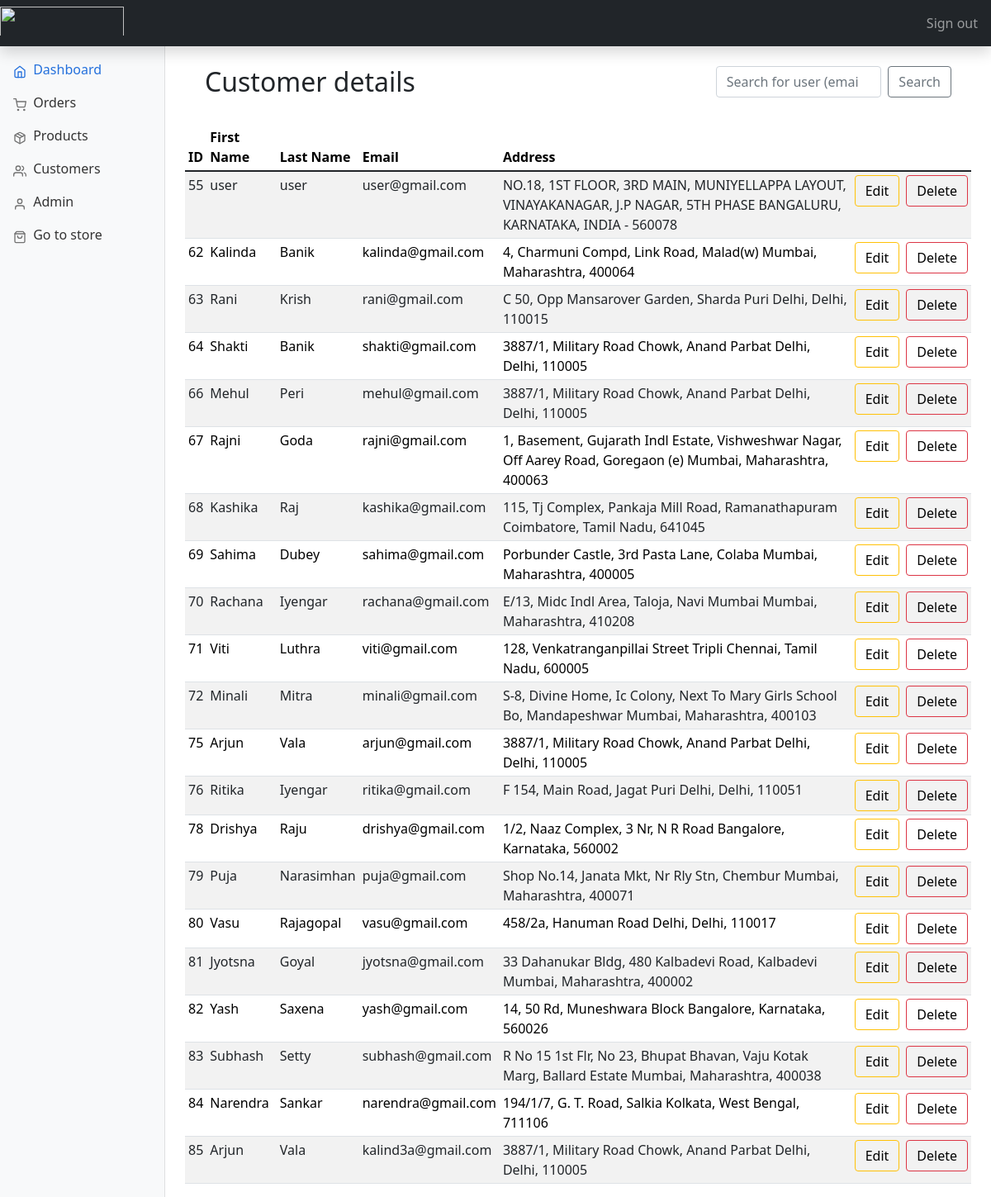
Page /admin/customers.php (signed in) on the committed database.
### tables this page shows
CREATE TABLE `user` (
  `user_Lname` varchar(20) NOT NULL,
  `email` varchar(50) NOT NULL,
  `user_password` varchar(50) NOT NULL,
  `user_id` int(3) NOT NULL,
  `user_fname` varchar(20) NOT NULL,
  `user_address` text NOT NULL
);

### admin/includes/functions.php (called while the page is built, shortened)
<?php
$connection = mysqli_connect("localhost", "root", "", "PharmEasy");
function query($query)
{
    global $connection;
    $run = mysqli_query($connection, $query);
    if ($run) {
        while ($row = $run->fetch_assoc()) {
            $data[] = $row;
        }
        return $data;
    } else {
        return 0;
    }
}
function all_users()
{
    $query = "SELECT user_id ,user_fname ,user_lname ,email ,user_address FROM user";
    $data = query($query);
    return $data;
}
function check_admin($id)
{
    $query = "SELECT admin_id FROM admin where admin_id='$id'";
    $row = query($query);
    if (empty($row)) {
        return 0;
    } else {
        return 1;
    }
}

### admin/customers.php (the view, shortened to what this page needs)
<?php
include "includes/head.php";
?>
<body>
    <?php
    include "includes/header.php"
    ?>
    <?php
    include "includes/sidebar.php";
    ?>
    <main class="col-md-9 ms-sm-auto col-lg-10 px-md-4">
        <div class="container">
            <div class="row align-items-start">
                <div class="col">
                    <br>
                    <h2>Customer details</h2>
                    <br>
                </div>
                <div class="col">
                    <br>
                    <form class="d-flex" method="GET" action="customers.php">
                        <input class="form-control me-2 col" type="search" name="search_user_email" placeholder="Search for user (email)" aria-label="Search">
                        <button class="btn btn-outline-secondary" type="submit" name="search_user" value="search">Search</button>
                    </form>
                    <br>
                </div>
            </div>
        </div>
        <div class="table-responsive">
            <table class="table table-striped table-sm">
                <thead>
                    <tr>
                        <th scope="col">ID</th>
                        <th scope="col">First Name</th>
                        <th scope="col">Last Name</th>
                        <th scope="col">Email</th>
                        <th scope="col">Address</th>
                </thead>
                <tbody>
                    <?php
                    $data = all_users();
                    $num = sizeof($data);
                    for ($i = 0; $i < $num; $i++) {
                    ?>
                        <tr>
                            <td><?php echo $data[$i]['user_id'] ?></td>
                            <td><?php echo $data[$i]['user_fname'] ?></td>
                            <td><?php echo $data[$i]['user_lname'] ?></td>
                            <td><?php echo $data[$i]['email'] ?></td>
                            <td><?php echo $data[$i]['user_address'] ?></td>
                            <td>
                                <button type="button" class="btn pull-left btn-outline-warning"><a style="text-decoration: none; color:black;" href="customers.php?edit=<?php echo $data[$i]['user_id'] ?>">Edit</a></button>
                            </td>
                            <td>
                                <button type="button" class="btn pull-left btn-outline-danger"><a style="text-decoration: none; color:black;" href="customers.php?delete=<?php echo $data[$i]['user_id'] ?>">Delete</a></button>
                            </td>
                        </tr>
                    <?php  }
                    ?>
                </tbody>
            </table>
        </div>
    </main>
</body>

### admin/includes/head.php (shortened to what this page needs)
<?php
include "includes/functions.php";
if (isset($_SESSION['admin_id'])) {
    $check_admin = check_admin($_SESSION['admin_id']);
} else {
    post_redirect("login.php");
}
?>
<!doctype html>
<html lang="en">
<head>
    <link href="bootstrap.min.css" rel="stylesheet">
    <link href="dashboard.css" rel="stylesheet">
    <link href="https://cdn.jsdelivr.net/npm/bootstrap@5.1.3/dist/css/bootstrap.min.css" rel="stylesheet">
</head>

### admin/includes/header.php
<header class="navbar navbar-dark  sticky-top bg-dark flex-md-nowrap  shadow ">
    <a href="index.php"> <img src="" style="height: 40px; display: inline; padding-bottom: 5px; width:150px;"></a>
    <div class="navbar-nav">
        <div class="nav-item text-nowrap">
            <a class="nav-link px-3" href="logout.php">Sign out</a>
        </div>
    </div>
</header>

### admin/includes/sidebar.php
<nav id="sidebarMenu" class="col-md-3 col-lg-2 d-md-block bg-light sidebar collapse">
    <div class="position-sticky pt-3">
        <ul class="nav flex-column">
            <li class="nav-item">
                <a class="nav-link active" aria-current="page" href="index.php">
                    <span data-feather="home"></span>
                    Dashboard
                </a>
            </li>
            <li class="nav-item">
                <a class="nav-link" href="orders.php">
                    <span data-feather="shopping-cart"></span>
                    Orders
                </a>
            </li>
            <li class="nav-item">
                <a class="nav-link" href="products.php">
                    <span data-feather="package"></span>
                    Products
                </a>
            </li>
            <li class="nav-item">
                <a class="nav-link" href="customers.php">
                    <span data-feather="users"></span>
                    Customers
                </a>
            </li>
            <li class="nav-item ">
                <a class="nav-link" href="admin.php">
                    <span data-feather="user"></span>
                    Admin
                </a>
            </li>
            <li class="nav-item ">
                <a class="nav-link" href="../index.php">
                    <span data-feather="shopping-bag"></span>
                    Go to store
                </a>
            </li>
        </ul>
    </div>
</nav>

### admin/dashboard.css (style rules this page uses)
body { font-size: 0.875rem; }
.feather { width: 16px; height: 16px; vertical-align: text-bottom; }
.sidebar { position: fixed; top: 0; bottom: 0; left: 0; z-index: 100; padding: 48px 0 0; box-shadow: inset -1px 0 0 rgba(0, 0, 0, 0.1); }
.sidebar .nav-link { font-weight: 500; color: #333; }
.sidebar .nav-link .feather { margin-right: 4px; color: #727272; }
.sidebar .nav-link.active { color: #2470dc; }
.sidebar .nav-link:hover .feather, .sidebar .nav-link.active .feather { color: inherit; }

### rows in the picture
user: user_id "55", user_fname "user", user_Lname "user", email "user@gmail.com", user_address "NO.18, 1ST FLOOR, 3RD MAIN, MUNIYELLAPPA LAYOUT, VINAYAKANAGAR, J.P NAGAR, 5TH PHASE BANGALURU, KARNATAKA, INDIA - 560078"
user: user_id "62", user_fname "Kalinda", user_Lname "Banik", email "kalinda@gmail.com", user_address "4, Charmuni Compd, Link Road, Malad(w) Mumbai, Maharashtra, 400064"
user: user_id "63", user_fname "Rani", user_Lname "Krish", email "rani@gmail.com", user_address "C 50, Opp Mansarover Garden, Sharda Puri Delhi, Delhi, 110015"
user: user_id "64", user_fname "Shakti", user_Lname "Banik", email "shakti@gmail.com", user_address "3887/1, Military Road Chowk, Anand Parbat Delhi, Delhi, 110005"
user: user_id "66", user_fname "Mehul", user_Lname "Peri", email "mehul@gmail.com", user_address "3887/1, Military Road Chowk, Anand Parbat Delhi, Delhi, 110005"
user: user_id "67", user_fname "Rajni", user_Lname "Goda", email "rajni@gmail.com", user_address "1, Basement, Gujarath Indl Estate, Vishweshwar Nagar, Off Aarey Road, Goregaon (e) Mumbai, Maharashtra, 400063"
user: user_id "68", user_fname "Kashika", user_Lname "Raj", email "kashika@gmail.com", user_address "115, Tj Complex, Pankaja Mill Road, Ramanathapuram Coimbatore, Tamil Nadu, 641045"
user: user_id "69", user_fname "Sahima", user_Lname "Dubey", email "sahima@gmail.com", user_address "Porbunder Castle, 3rd Pasta Lane, Colaba Mumbai, Maharashtra, 400005"
user: user_id "70", user_fname "Rachana", user_Lname "Iyengar", email "rachana@gmail.com", user_address "E/13, Midc Indl Area, Taloja, Navi Mumbai Mumbai, Maharashtra, 410208"
user: user_id "71", user_fname "Viti", user_Lname "Luthra", email "viti@gmail.com", user_address "128, Venkatranganpillai Street Tripli Chennai, Tamil Nadu, 600005"
user: user_id "72", user_fname "Minali", user_Lname "Mitra", email "minali@gmail.com", user_address "S-8, Divine Home, Ic Colony, Next To Mary Girls School Bo, Mandapeshwar Mumbai, Maharashtra, 400103"
user: user_id "75", user_fname "Arjun", user_Lname "Vala", email "arjun@gmail.com", user_address "3887/1, Military Road Chowk, Anand Parbat Delhi, Delhi, 110005"
user: user_id "76", user_fname "Ritika", user_Lname "Iyengar", email "ritika@gmail.com", user_address "F 154, Main Road, Jagat Puri Delhi, Delhi, 110051"
user: user_id "78", user_fname "Drishya", user_Lname "Raju", email "drishya@gmail.com", user_address "1/2, Naaz Complex, 3 Nr, N R Road Bangalore, Karnataka, 560002"
user: user_id "79", user_fname "Puja", user_Lname "Narasimhan", email "puja@gmail.com", user_address "Shop No.14, Janata Mkt, Nr Rly Stn, Chembur Mumbai, Maharashtra, 400071"
user: user_id "80", user_fname "Vasu", user_Lname "Rajagopal", email "vasu@gmail.com", user_address "458/2a, Hanuman Road Delhi, Delhi, 110017"
user: user_id "81", user_fname "Jyotsna", user_Lname "Goyal", email "jyotsna@gmail.com", user_address "33 Dahanukar Bldg, 480 Kalbadevi Road, Kalbadevi Mumbai, Maharashtra, 400002"
user: user_id "82", user_fname "Yash", user_Lname "Saxena", email "yash@gmail.com", user_address "14, 50 Rd, Muneshwara Block Bangalore, Karnataka, 560026"
user: user_id "83", user_fname "Subhash", user_Lname "Setty", email "subhash@gmail.com", user_address "R No 15 1st Flr, No 23, Bhupat Bhavan, Vaju Kotak Marg, Ballard Estate Mumbai, Maharashtra, 400038"
user: user_id "84", user_fname "Narendra", user_Lname "Sankar", email "narendra@gmail.com", user_address "194/1/7, G. T. Road, Salkia Kolkata, West Bengal, 711106"
user: user_id "85", user_fname "Arjun", user_Lname "Vala", email "kalind3a@gmail.com", user_address "3887/1, Military Road Chowk, Anand Parbat Delhi, Delhi, 110005"
